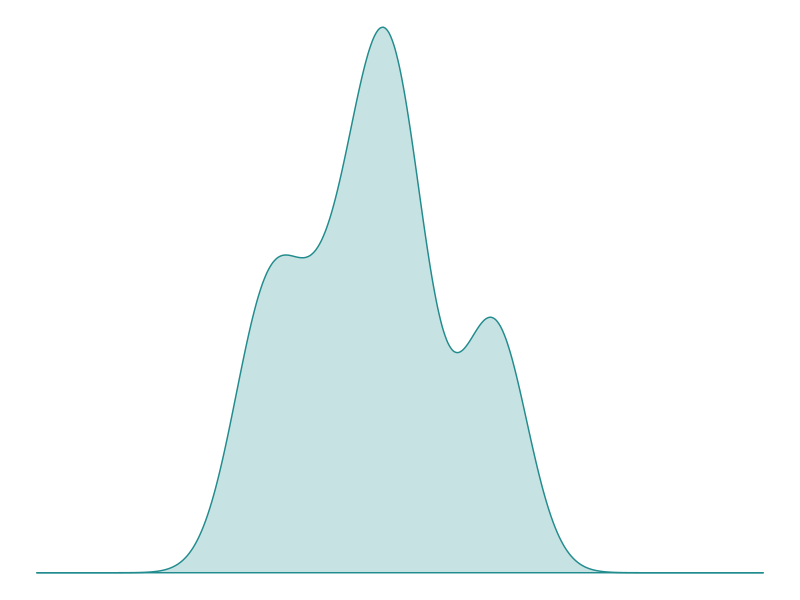
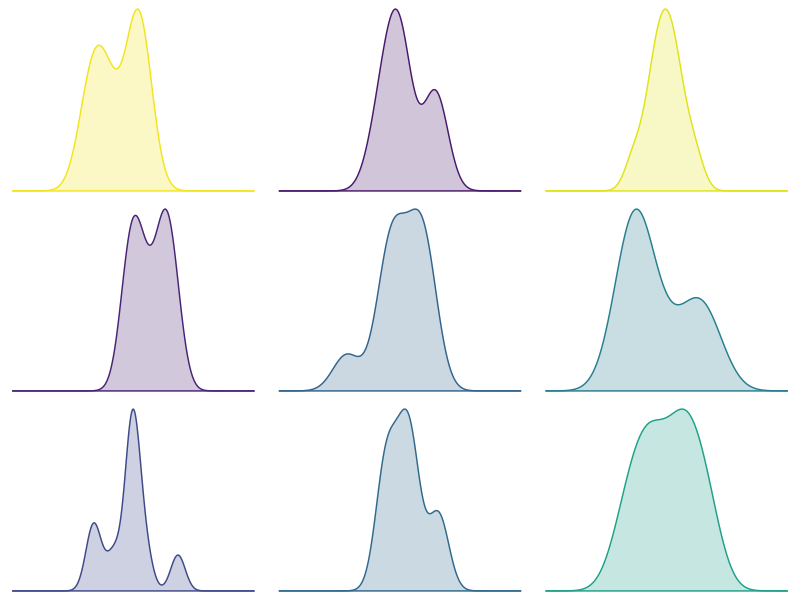
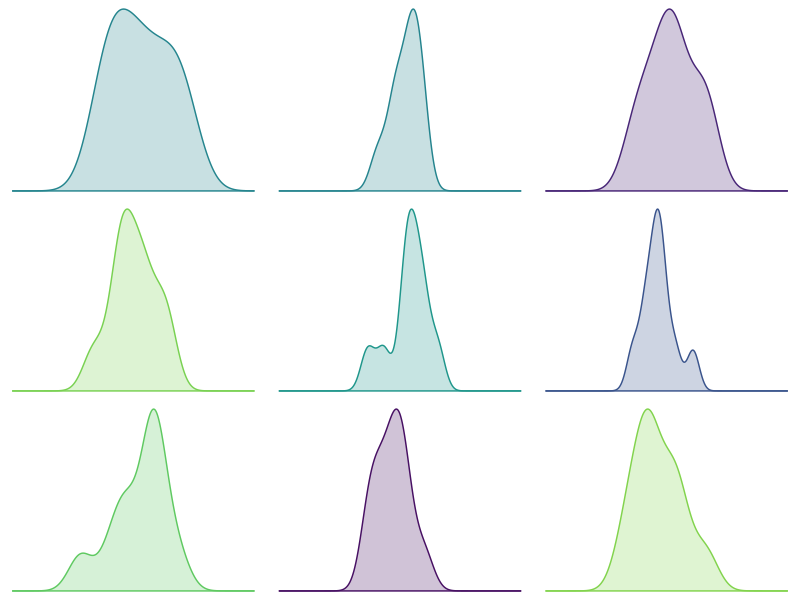
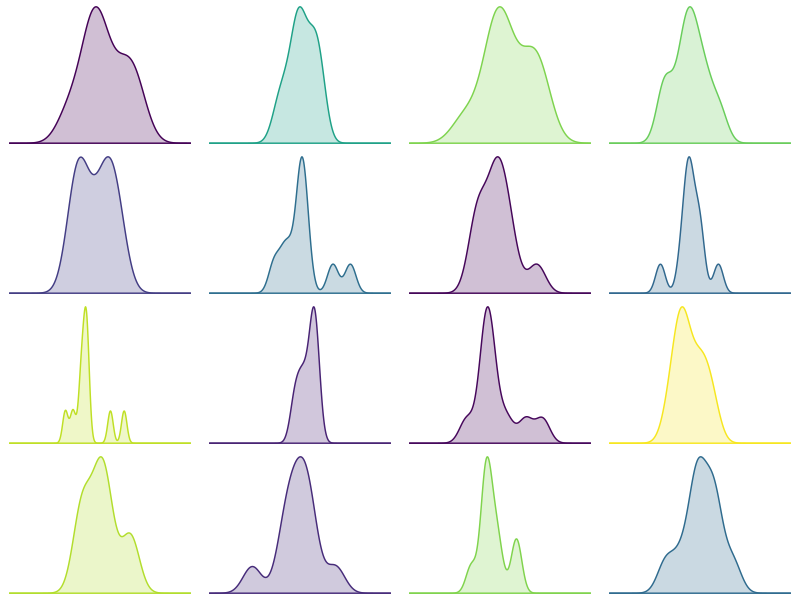
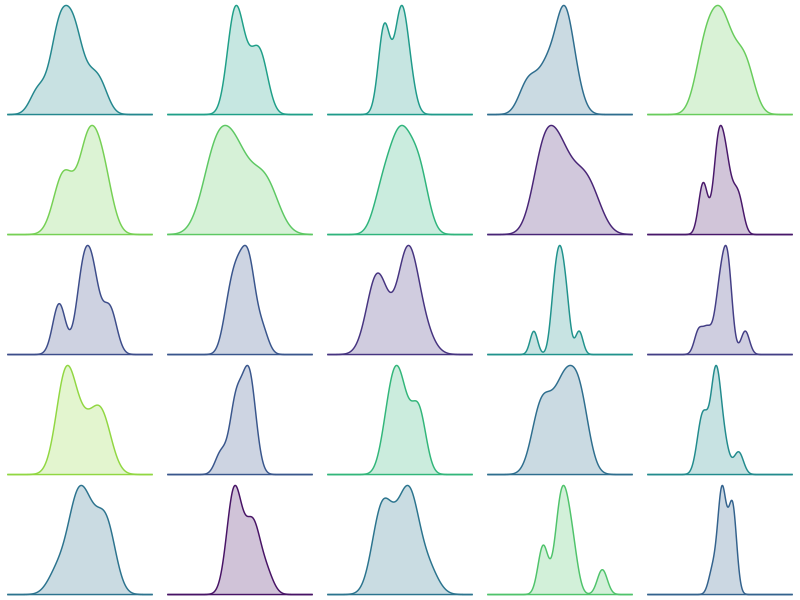

Write the R code that produced these figures, in order.
library(ggplot2); library(grid); library(viridis)


densplot = function() {
  x=rnorm(10)
  col = sample(viridis(1000), 1)
  # x = sample(x, 1000, replace=T)
  ggplot(data.frame(x=x, g=1, dens=dnorm(x))) +
    stat_density(aes(x=x), geom='area', fill=col, alpha=.25, color=col) +
    geom_hline(yintercept=0, colour="white", size=.01, alpha=1) +
    scale_x_continuous(limits=c(-5,5)) +
    theme_void()
}
densplot()


spiral = function(X, Y) {
  x = y = 0
  dx = 0
  dy = -1
  for (i in 0:max(X, Y)^2) {
    
    if ( (x > -X/2 & x <= X/2) & (y > -Y/2 & y <= Y/2) ) {
      print(c(x, y))
    }
    
    if ( (x == y) | (x < 0 & x == -y) | (x > 0 & x == 1-y) ) {
      out = c(-dy, dx)
    }
    
    dx = out[1]
    dy = out[2]
    
    x = x + dx 
    y = y + dy  
  }
}

# debugonce(spiral)
spiral(3,3)
spiral(5,3)


vplayout <- function(x, y) {
  viewport(layout.pos.row = x, 
           layout.pos.col = y)
}

# ,
#                                     angle = sample(1:360, 1))



spiral_plot = function(X, Y, randomWidths=F, randomHeights=F) {
  grid.newpage()
  pushViewport(viewport(layout = grid.layout(X, Y, 
                                             widths=ifelse(randomWidths, 
                                                          unit(runif(X), "mm"),
                                                          unit(rep_len(1, X), "null")),
                                             heights=ifelse(randomHeights, 
                                                           unit(runif(X), "mm"),
                                                           unit(rep_len(1, Y), "null")))
                        ))
  x = y = 0
  dx = 0
  dy = -1
  origin = c(median(1:X), median(1:Y))
  for (i in 0:max(X, Y)^2) {
    if ( (x > -X/2 & x <= X/2) & (y > -Y/2 & y <= Y/2) ) {
      current_position = origin + c(x, y)
      p = densplot()
      print(p, vp = vplayout(current_position[1], current_position[2]))
      
    }
    if ( (x == y) | (x < 0 & x == -y) | (x > 0 & x == 1-y) ) {
      out = c(-dy, dx)
    }
    dx = out[1]
    dy = out[2]
    x = x + dx 
    y = y + dy  
  }
}

# debugonce(spiral_plot)
spiral_plot(3,3)
spiral_plot(3,3, randomHeights=T, randomWidths=T)
spiral_plot(4,4)
spiral_plot(5,5)
